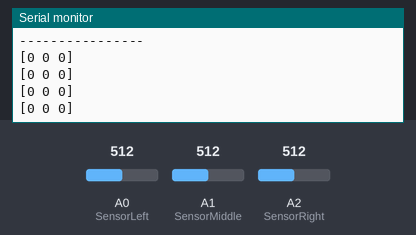
Bench run of a sketch on a simulated Arduino Uno, built with avr-gcc and run on an emulated ATmega328P. On the bench: the last lines printed to the serial monitor. The inputs (shaded band) are chosen by the test bench; at power-on: A0 (SensorLeft) = 512, A1 (SensorMiddle) = 512, A2 (SensorRight) = 512.

Above: at 1.2 s.
1.3 s: A0 (SensorLeft) set to 610
At 1.75 s:
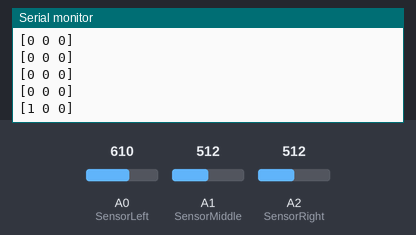
2.8 s: A1 (SensorMiddle) set to 610
At 2.95 s:
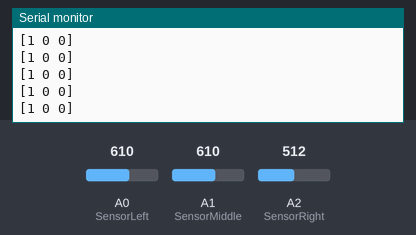
4.3 s: A2 (SensorRight) set to 610
At 4.46 s:
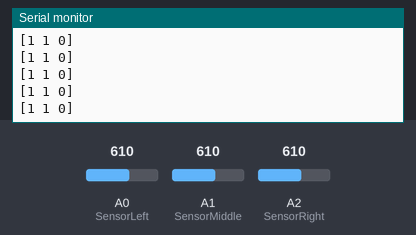
5.8 s: A0 (SensorLeft) set to 590
At 5.96 s:
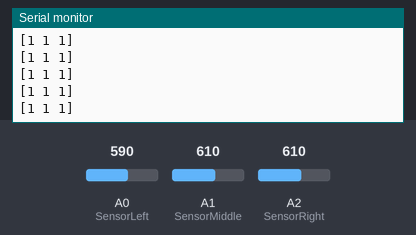
7.3 s: A1 (SensorMiddle) set to 590
At 7.46 s:
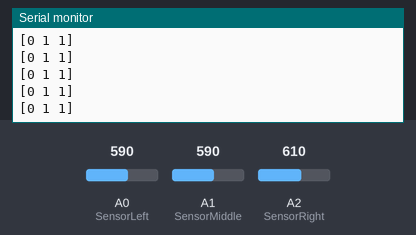

Measured:
- after the input at 1.3 s, the serial monitor: prints a new line after 0.25 s (image 1)

The sketch:

sensores_con_AO.ino
```cpp
// SENSORES EN PINES ANALÓGICOS
#define SensorLeft A0
#define SensorMiddle A1
#define SensorRight A2

// Umbral para 0/1
int umbral = 600;  // Mayor a 700 = 1, Menor a 700 = 0

// Variables digitales
int L, C, R;

void setup() {
  Serial.begin(9600);
  Serial.println("=== SENSORES DIGITAL (0/1) ===");
  Serial.println("Umbral: >700 = 1, <700 = 0");
  Serial.println("Formato: [L C R]");
  Serial.println("----------------");
}

void loop() {
  // Leer sensores analógicos y convertir a digital
  L = (analogRead(SensorLeft) > umbral) ? 1 : 0;
  C = (analogRead(SensorMiddle) > umbral) ? 1 : 0;
  R = (analogRead(SensorRight) > umbral) ? 1 : 0;

  // Mostrar en formato [0 1 0]
  Serial.println("[" + String(L) + " " + String(C) + " " + String(R) + "]");

  delay(300);
}
```
